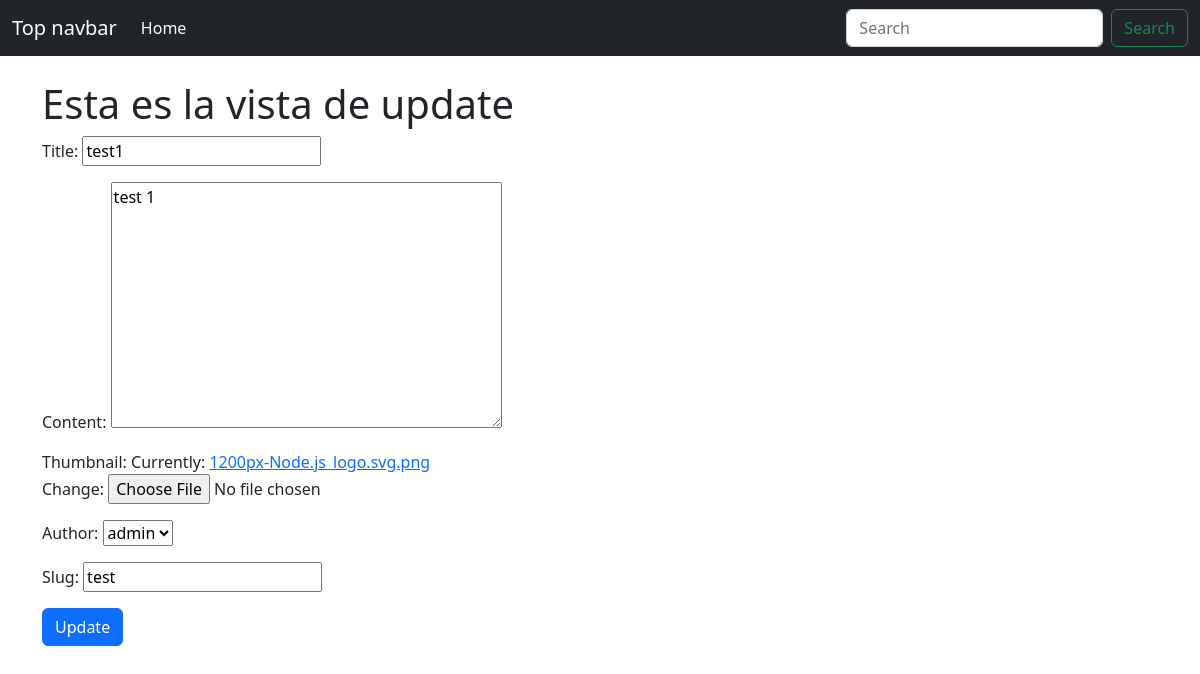
Screenshot of /test/update/ with the database file from the repository.
### posts/models.py (models this page shows, shortened)
class Post(models.Model):
    title = models.CharField(max_length=100)
    content = models.TextField()
    thumbnail = models.ImageField()
    publish_date = models.DateTimeField(auto_now_add=True)
    last_updated = models.DateTimeField(auto_now=True)
    author = models.ForeignKey(User, on_delete = models.CASCADE)
    slug = models.SlugField()

### posts/views.py (the view)
# urls.py: path('<slug>/update/', PostUpdateView.as_view(), name='update'),
class PostUpdateView(UpdateView):
    form_class = PostForm
    model = Post
    success_url = '/'
    def get_context_data(self, **kwargs):
        context = super().get_context_data(**kwargs)
        context.update({
            'view_type': 'update'
        })
        return context

### posts/forms.py
class PostForm(forms.ModelForm):
    class Meta:
        model = Post
        fields = ('__all__')

### posts/models.py (called while the page is built)
    def __str__(self):
        return self.username

### templates/posts/post_form.html (shortened to what this page needs)
{% extends 'index.html' %}
{% block content %}
    <div class="container">
        <h1> Esta es la vista de {{ view_type }}</h1>
        <form method="POST" enctype='multipart/form-data'>
            {{ form.as_p}}
            <button class="btn btn-primary" type='submit'>{{ view_type|title }}</button>
        </form>
    </div>
{% endblock content %}

### rows the page displays
Post: title "test1", content "test 1", author "admin", slug "test"

### other values shown
{{ view_type }} "update"
{{ view_type|title }} "Update"
